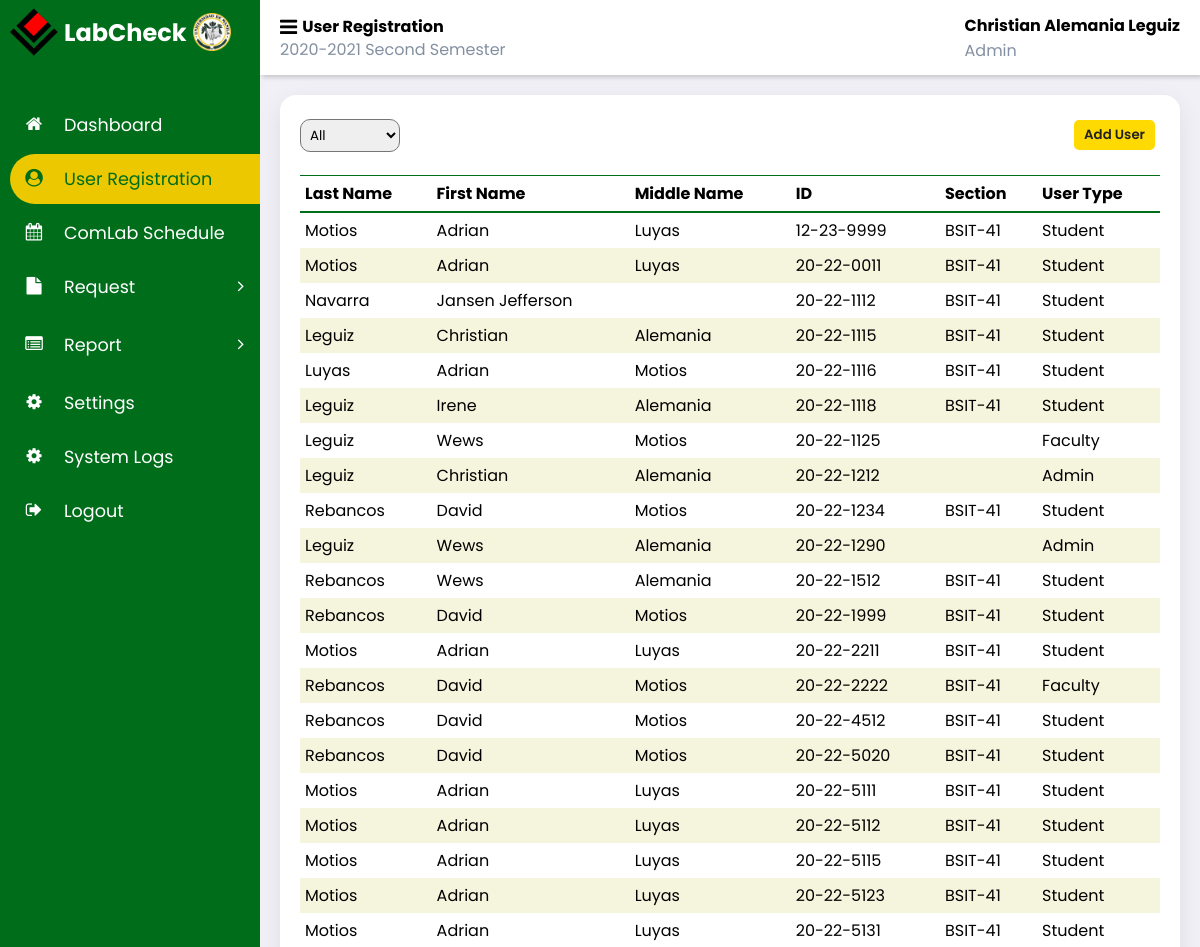
/admin_labcheck/user_register.php (signed in, upper part), run on an earlier commit of the app's database.
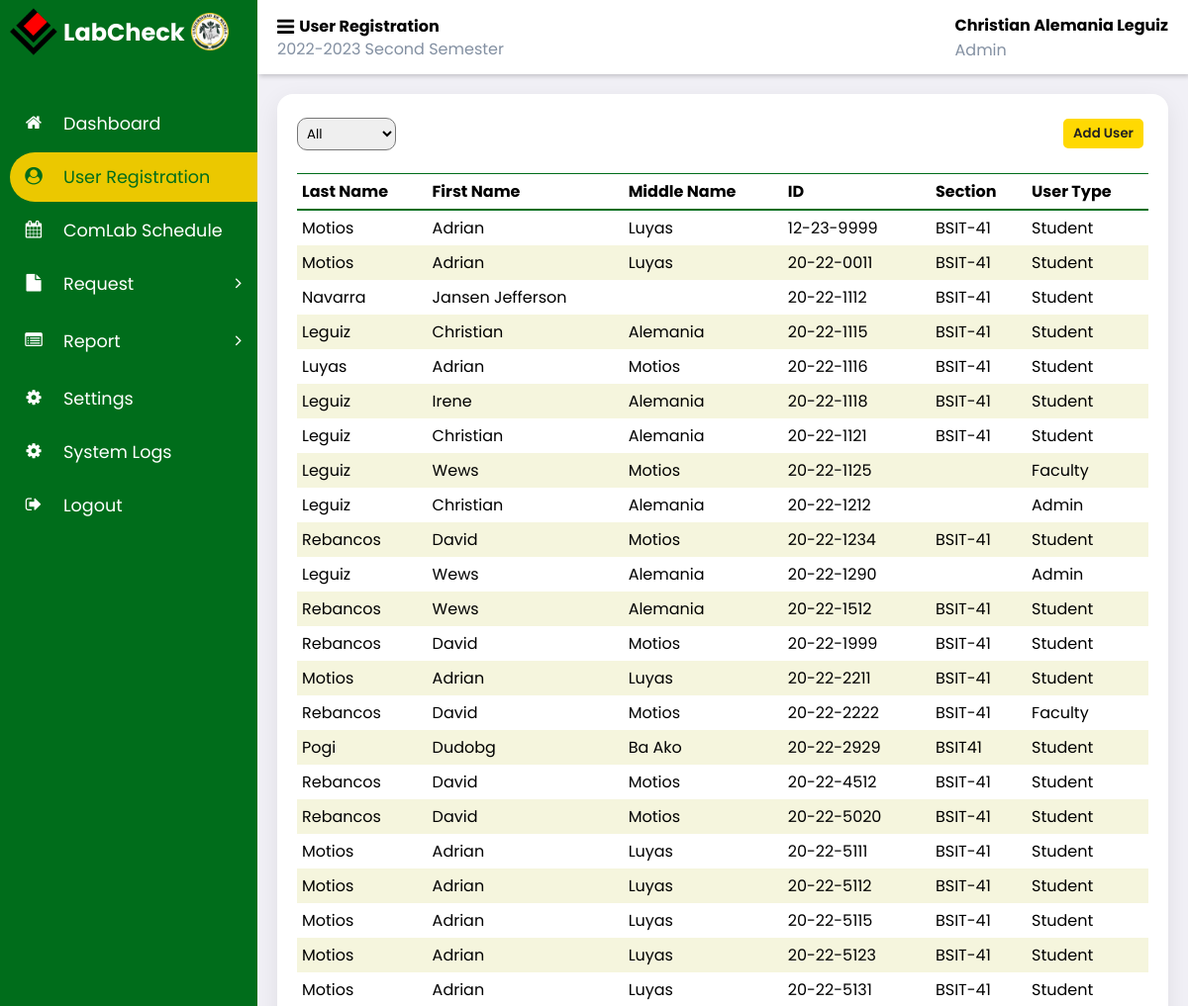
And on a later commit of the database.
### tables this page shows
CREATE TABLE `user_registration` (
  `firstname` varchar(50) NOT NULL,
  `lastname` varchar(50) NOT NULL,
  `middlename` varchar(50) DEFAULT NULL,
  `id` varchar(20) NOT NULL,
  `section` varchar(20) DEFAULT NULL,
  `password` varchar(255) NOT NULL DEFAULT '$2y$10$fkdPOwDrX6RdwOC2Ox3KQO2W.veh2bGWfQi6XtepYRVblYyafi6Wy',
  `user_type` varchar(50) NOT NULL,
  `school_year` varchar(20) NOT NULL,
  `semester` varchar(20) NOT NULL,
  `created_at` timestamp NOT NULL DEFAULT current_timestamp() ON UPDATE current_timestamp()
);

### admin_labcheck/user_register.php (the view, shortened to what this page needs)
<?php
$page = "User Registration";
include '../partial/admin_sidebar.php';
include '../partial/header.php';
 $schoolYear = $_SESSION['school_year'] ;
 $semester = $_SESSION['semester'];
require_once "../connection/database.php";
try {
    $sql = 'SELECT id, firstname, lastname, middlename, section, user_type
            FROM user_registration
            WHERE school_year = ? AND SEMESTER = ?';
    $stmt = $conn->prepare($sql);
    $stmt->bind_param('ss', $schoolYear, $semester);
    $stmt->execute();
    $result = $stmt->get_result();
} catch (Exception $e) {
    die('Database error: ' . $e->getMessage());
}
?>
<main class="user-reg-box">
        <div class="filter-adduser">
            <form id="filterForm">
                <select id="userTypeFilter" name="userType">
                    <option value="all">All</option>
                </select>
            </form>
            <button id="showAddUserForm">Add User</button>
        </div>
        <div class="table-container">
            <table>
                <thead>
                    <tr class="table-row-header">
                        <td>Last Name</td>
                        <td>First Name</td>
                        <td>Middle Name</td>
                        <td>ID</td>
                        <td class='hide-th'>Section</td>
                        <td>User Type</td>
                    </tr>
                </thead>
                <tbody id="userTable" class="table-body">
                    <?php while ($row = $result->fetch_assoc()): ?>
                        <tr data-user-type="<?php echo htmlspecialchars($row['user_type']); ?>">
                            <td data-cell="Lastname"><?php echo htmlspecialchars($row['lastname']); ?></td>
                            <td data-cell="Firstname"><?php echo htmlspecialchars($row['firstname']); ?></td>
                            <td data-cell="Middlename"><?php echo htmlspecialchars($row['middlename']); ?></td>
                            <td data-cell="ID"><?php echo htmlspecialchars($row['id']); ?></td>
                            <td data-cell="Section" id="user-section"><?php echo htmlspecialchars($row['section']); ?></td>
                            <td data-cell="User Type"><?php echo htmlspecialchars($row['user_type']); ?></td>
                        </tr>
                    <?php endwhile; ?>
                </tbody>
            </table>
        </div>
    </main>
</body>
</html>

### partial/header.php (shortened to what this page needs)
<section id="content">
		<nav>
            <div>
				<div class="hamburger-row">
					<span class="fa fa-bars toggle-sidebar"></span>
					<h2 class="hamburger-text">
						<?=$page?>
					</h2>
				</div>
				<div class="acad-year">
				<?= $_SESSION['school_year']?> <?= $_SESSION['semester']?>
				</div>
            </div>
            <div>
				<div class="name-usertype">
					<h4>
						<?=$_SESSION['name']?>
					</h4>
					<small>Admin</small>
				</div>
			</div>
		</nav>

What changed in the data, as far as the page shows it:
now on this page (row edited): user_registration: lastname "Leguiz", firstname "Christian", middlename "Alemania", id "20-22-1121", section "BSIT-41", user_type "Student"
now on this page (row edited): user_registration: lastname "Pogi", firstname "Dudobg", middlename "Ba Ako", id "20-22-2929", section "BSIT41", user_type "Student"
Also different on the page:
$_SESSION['school_year']: "2020-2021" → "2022-2023"
